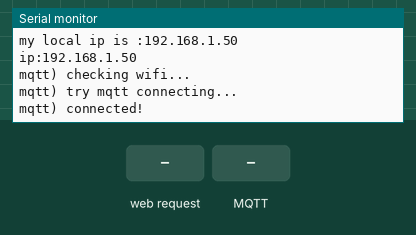
Simulated run of this sketch. Board: ESP32-S3. On the bench: the last lines printed to the serial monitor. The test bench sets the inputs (shaded band). WiFi joins after 1.5 s; servers stay silent unless stated; no MQTT or app messages arrive unless stated.

Above: at 2.7 s.
2.8 s: HTTP request GET /xedm01/grib/server received
At 3.7 s:
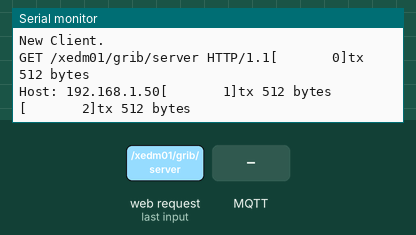
4.3 s: MQTT message "1" arrives on the first subscribed topic
At 5.1 s:
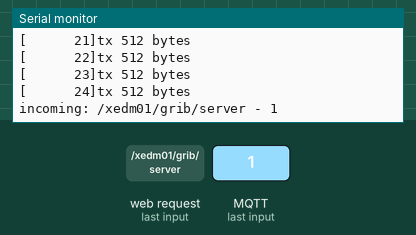
5.8 s: HTTP request GET /xedm01/grib/user received
At 6.2 s:
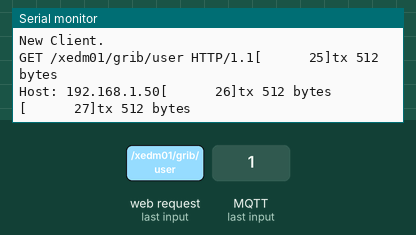
7.3 s: MQTT message "on" arrives on the first subscribed topic
At 8.5 s:
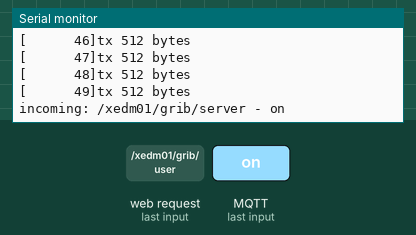
8.8 s: MQTT message "off" arrives on the first subscribed topic
At 9.3 s:
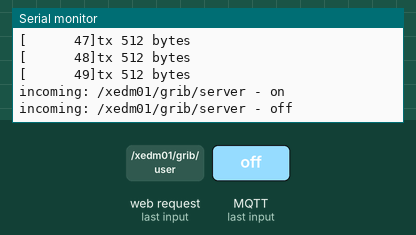
10.3 s: MQTT message "1" arrives on the second subscribed topic
At 11.7 s:
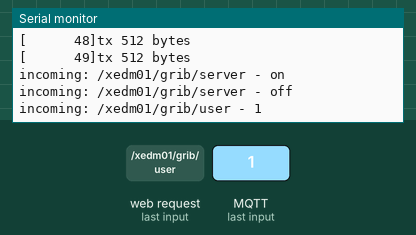

The sketch:

Pair_mqtt_siftr_ESP32_S3_Ex1.ino
```cpp
// This example uses an ESP32 Development Board
// to connect to shiftr.io.
//
// You can check on your device after a successful
// connection here: https://www.shiftr.io/try.
//
// by Joël Gähwiler
// https://github.com/256dpi/arduino-mqtt

/*
  TODO
  Store ssid, pass,
  Store my last ip
  Get Static IP from AP

*/

#include <WiFi.h>
#include <MQTT.h>

const char* ssid     = "KT_GiGA_2G_Wave2_4587"; // Change this to your WiFi SSID
const char* pass = "fab8ezx455"; // Change this to your WiFi password
// const char ssid[] = "ssid";
// const char pass[] = "pass";
IPAddress local_ip;                    // the IP address of your shield
int tcp_server_port = 888;
WiFiServer server(tcp_server_port);


WiFiClient net;
MQTTClient mqttClient;
char * mqtt_topic_server = "/xedm01/grib/server";
char * mqtt_topic_username = "/xedm01/grib/user";


unsigned long lastMillis = 0;

void mqttConnect() {
  Serial.print("mqtt) checking wifi...");
  while (WiFi.status() != WL_CONNECTED) {
    Serial.print(".");
    delay(1000);
  }

  Serial.print("\nmqtt) try mqtt connecting...");
  while (!mqttClient.connect("arduino", "public", "public")) {
    Serial.print(".");
    delay(1000);
  }

  Serial.println("\nmqtt) connected!");

   mqttClient.subscribe(mqtt_topic_server);
   mqttClient.subscribe(mqtt_topic_username);
 // mqttClient.unsubscribe("/hello");
}

void messageReceived(String &topic, String &payload) {
  Serial.println("incoming: " + topic + " - " + payload);

  // Note: Do not use the mqttClient in the callback to publish, subscribe or
  // unsubscribe as it may cause deadlocks when other things arrive while
  // sending and receiving acknowledgments. Instead, change a global variable,
  // or push to a queue and handle it in the loop after calling `mqttClient.loop()`.
}


void setup() {
  Serial.begin(115200);
  WiFi.begin(ssid, pass);

	while(WiFi.status() != WL_CONNECTED) {
		delay(100);
	}
  Serial.printf("AP access done....\n");

  //  CHECK MY LOCAL IP
  local_ip = WiFi.localIP();
  Serial.print("my local ip is :");
  Serial.println(local_ip);

  char txt_buf[32];
  sprintf(txt_buf, "ip:%s", local_ip.toString().c_str());
  Serial.println(txt_buf);

  // LAUNCH SERVER...
  setup_tcp_server();

  //  CONNECT MQTT CLIENT
  // Note: Local domain names (e.g. "Computer.local" on OSX) are not supported
  // by Arduino. You need to set the IP address directly.
  mqttClient.begin("public.cloud.shiftr.io", net);
  mqttClient.onMessage(messageReceived);

  mqttConnect();
}

void setup_tcp_server() {
    server.begin();
}


int loop_count = 0;
int tx_count = 0;

WiFiClient client;

void loop() {
  // delay(100);

  //  IF NO CLIENT, LISTEN. AND TURN ON MQTT
  if(client.connected() == false) {
    client = server.available();   // listen for incoming clients

    if(client.connected() == true) {
      Serial.println("New Client.");           // print a message out the serial port
    }
    else {
      loop_mqtt();
      return;
    }
  }

  //  RX  & TX
  if (client.available()) {            // loop while the client's connected
    //  RX
    {
      String line = client.readStringUntil('\r');
      Serial.print(line);
    }

    //  ACK TX serial
    {
      // char msg_buf[32];
      // sprintf(msg_buf, "[ack]tcp server msg %d\n", loop_count);
      // client.println(msg_buf);
      // Serial.println(msg_buf);
    }
  }

  //  TX binary
  {

    int packet_len = 512;
    uint8_t packet_buf[packet_len + 1];
    memset(packet_buf, 90, packet_len);
    packet_buf[0] = 0xFF;
    packet_buf[1] = 0xFD;
    packet_buf[2] = byte(tx_count / 10000) + 1;
    packet_buf[3] = byte((tx_count % 10000) / 100) + 1;
    packet_buf[4] = byte(tx_count % 100) + 1;
    packet_buf[packet_len-2] = 0xFD;
    packet_buf[packet_len-1] = 0xFE;

    packet_buf[packet_len] = 0x00;
    int ret_val = client.write((char *)packet_buf);

    Serial.printf("[%8d]tx %d bytes \n", tx_count, ret_val);

    tx_count++;

    delay(20);
  }

  mqttClient.loop();
  loop_count++;
}

void loop_mqtt() {
  mqttClient.loop();

  if (!mqttClient.connected()) {
    mqttConnect();
  }

  // publish a message roughly every second.
  if (millis() - lastMillis > 2000) {
    lastMillis = millis();

    char msg_buf[80];
    //"[server]ip:172.3.5.87, port:380\r\n";
    sprintf(msg_buf, "[server]ip:%s, port:%d, val12:d4dFo2zVkj2\r\n", local_ip.toString(), tcp_server_port);
    // mqttClient.publish("/xedm01", msg_buf);
    mqttClient.publish(mqtt_topic_server, msg_buf);
    // Serial.println(msg_buf);
  }

}
```

Measured:
- after the input at 2.8 s, the serial monitor: prints a new line at once (image 1)
- after the input at 4.3 s, the serial monitor: prints a new line at once (image 2)
- after the input at 5.8 s, the serial monitor: prints a new line at once (image 3)
- after the input at 7.3 s, the serial monitor: prints a new line at once (image 4)
- after the input at 8.8 s, the serial monitor: prints a new line at once (image 5)
- after the input at 10.3 s, the serial monitor: prints a new line at once (image 6)
